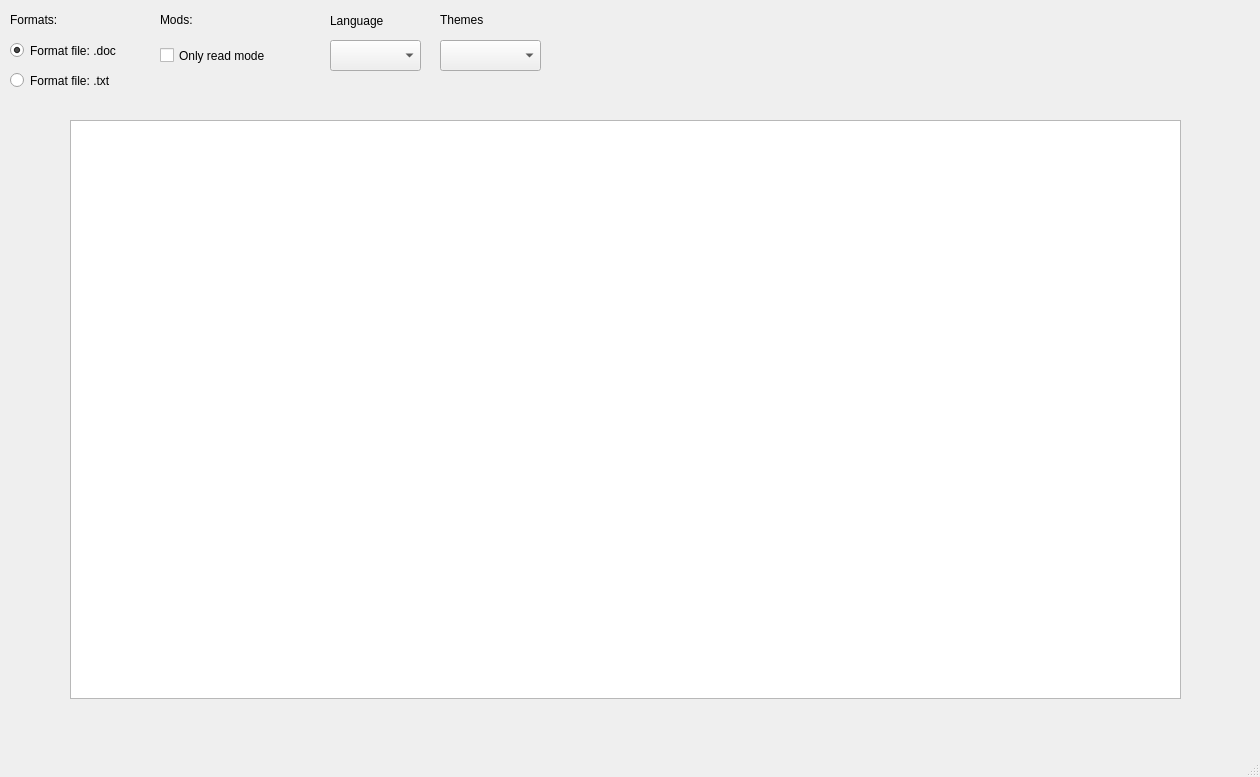
<?xml version="1.0" encoding="UTF-8"?>
<ui version="4.0">
 <class>MainWindow</class>
 <widget class="QMainWindow" name="MainWindow">
  <property name="geometry">
   <rect>
    <x>0</x>
    <y>0</y>
    <width>1260</width>
    <height>777</height>
   </rect>
  </property>
  <property name="windowTitle">
   <string>MainWindow</string>
  </property>
  <widget class="QWidget" name="centralwidget">
   <widget class="QRadioButton" name="radioButton">
    <property name="geometry">
     <rect>
      <x>10</x>
      <y>40</y>
      <width>141</width>
      <height>21</height>
     </rect>
    </property>
    <property name="text">
     <string>Format file: .doc</string>
    </property>
    <property name="checked">
     <bool>true</bool>
    </property>
   </widget>
   <widget class="QRadioButton" name="radioButton_2">
    <property name="geometry">
     <rect>
      <x>10</x>
      <y>70</y>
      <width>141</width>
      <height>21</height>
     </rect>
    </property>
    <property name="text">
     <string>Format file: .txt</string>
    </property>
   </widget>
   <widget class="QLabel" name="label">
    <property name="geometry">
     <rect>
      <x>10</x>
      <y>10</y>
      <width>63</width>
      <height>20</height>
     </rect>
    </property>
    <property name="text">
     <string>Formats:</string>
    </property>
   </widget>
   <widget class="QLabel" name="label_2">
    <property name="geometry">
     <rect>
      <x>160</x>
      <y>10</y>
      <width>63</width>
      <height>20</height>
     </rect>
    </property>
    <property name="text">
     <string>Mods:</string>
    </property>
   </widget>
   <widget class="QCheckBox" name="checkBox">
    <property name="geometry">
     <rect>
      <x>160</x>
      <y>40</y>
      <width>141</width>
      <height>31</height>
     </rect>
    </property>
    <property name="text">
     <string>Only read mode</string>
    </property>
   </widget>
   <widget class="QComboBox" name="comboBox">
    <property name="geometry">
     <rect>
      <x>330</x>
      <y>40</y>
      <width>91</width>
      <height>31</height>
     </rect>
    </property>
   </widget>
   <widget class="QLabel" name="label_3">
    <property name="geometry">
     <rect>
      <x>330</x>
      <y>10</y>
      <width>71</width>
      <height>21</height>
     </rect>
    </property>
    <property name="text">
     <string>Language</string>
    </property>
   </widget>
   <widget class="QComboBox" name="comboBox_2">
    <property name="geometry">
     <rect>
      <x>440</x>
      <y>40</y>
      <width>101</width>
      <height>31</height>
     </rect>
    </property>
   </widget>
   <widget class="QLabel" name="label_4">
    <property name="geometry">
     <rect>
      <x>440</x>
      <y>10</y>
      <width>63</width>
      <height>20</height>
     </rect>
    </property>
    <property name="text">
     <string>Themes</string>
    </property>
   </widget>
   <widget class="QPlainTextEdit" name="plainTextEdit">
    <property name="geometry">
     <rect>
      <x>70</x>
      <y>120</y>
      <width>1111</width>
      <height>579</height>
     </rect>
    </property>
   </widget>
  </widget>
  <widget class="QMenuBar" name="menubar">
   <property name="geometry">
    <rect>
     <x>0</x>
     <y>0</y>
     <width>1260</width>
     <height>25</height>
    </rect>
   </property>
  </widget>
  <widget class="QStatusBar" name="statusbar"/>
 </widget>
 <resources/>
 <connections/>
</ui>
